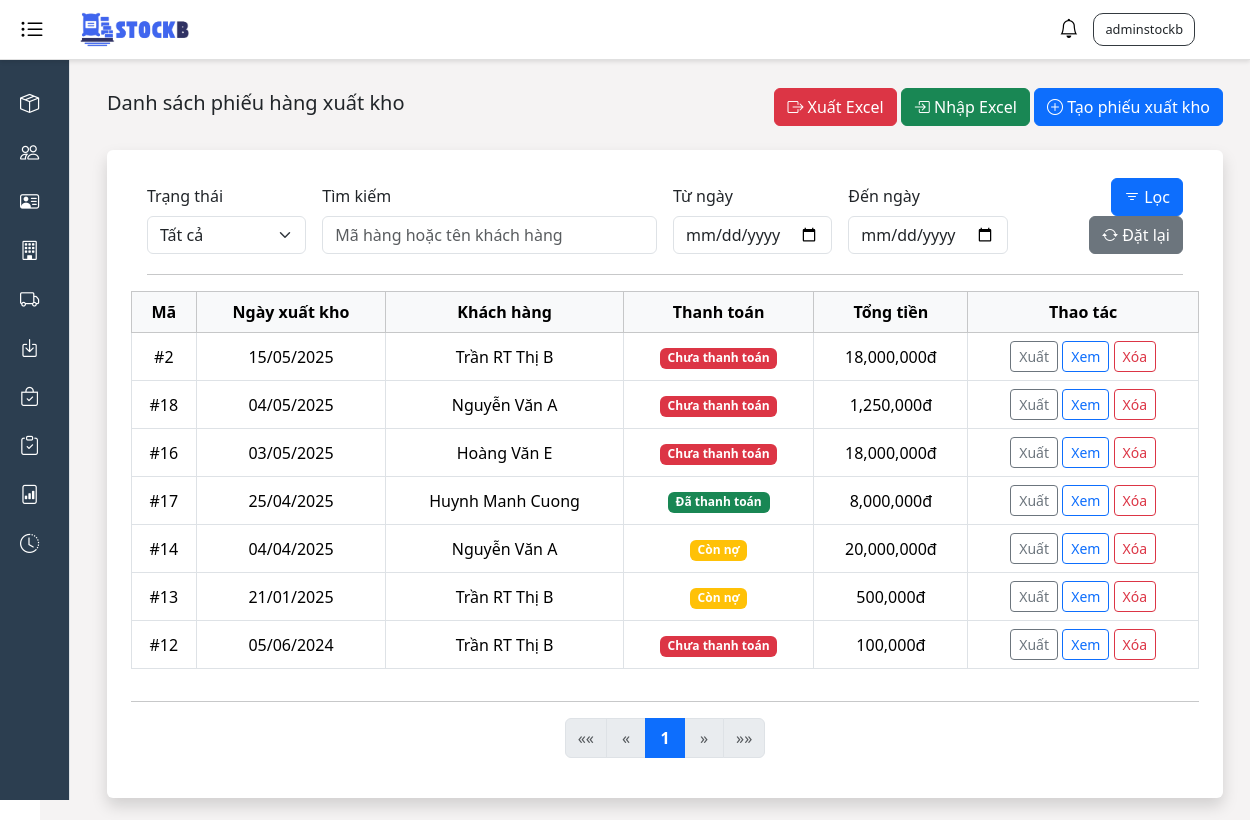
Screenshot of /stock-out/ (signed in) with the database file from the repository.
### stockb/models.py (models this page shows, shortened)
class StockOut(models.Model):
    PAYMENT_STATUS_CHOICES = [
        ('UNPAID', 'Chưa thanh toán'),
        ('PARTIALLY_PAID', 'Còn nợ'),
        ('PAID', 'Đã thanh toán'),
    ]
    export_date = models.DateField()
    payment_status = models.CharField(
        max_length=20,
        choices=PAYMENT_STATUS_CHOICES,
        default='UNPAID'
    )
    notes = models.TextField(blank=True)
    customer = models.ForeignKey(Customer, on_delete=models.SET_NULL, null="true")
    amount_paid = models.DecimalField(max_digits=20, decimal_places=0, default=0)
    created_by = models.ForeignKey(
        User,
        on_delete=models.SET_NULL,
        null=True,
        blank=True,
        related_name='stock_out_created'
    )
    updated_by = models.ForeignKey(
        User,
        on_delete=models.SET_NULL,
        null=True,
        blank=True,
        related_name='stock_out_updated'
    )
    created_at = models.DateTimeField(auto_now_add=True)
    updated_at = models.DateTimeField(auto_now=True)
    def total_amount(self):
        total = sum(
            detail.quantity * detail.selling_price * (1 - detail.discount / 100)
            for detail in self.stockoutdetail_set.all()
        )
        return total

### stockb/views/stock_out_views.py (the view, shortened to what this page needs)
# urls.py: path('stock-out/', stock_out_views.stock_out, name='stock_out'),
@login_required
def stock_out(request):
    stock_outs = StockOut.objects.all().order_by('-export_date')
    stock_out_list = []
    filter_type = request.GET.get('filter', 'all')
    search_text = request.GET.get('search', '')
    start_date = request.GET.get('start_date', '')
    end_date = request.GET.get('end_date', '')
    if filter_type == 'partially_paid':
        stock_outs = stock_outs.filter(payment_status='PARTIALLY_PAID')
    elif filter_type == 'paid':
        stock_outs = stock_outs.filter(payment_status='PAID')
    elif filter_type == 'unpaid':
        stock_outs = stock_outs.filter(payment_status='UNPAID')
    for stock_out in stock_outs:
        stock_out_list.append({
            'id': stock_out.id,
            'export_date': stock_out.export_date,
            'customer': f"{stock_out.customer.first_name} {stock_out.customer.last_name}",
            'payment_status': stock_out.payment_status,
            'total_amount': stock_out.total_amount(),
        })
    paginator = Paginator(stock_out_list, 10)
    page_number = request.GET.get('page')
    page_obj = paginator.get_page(page_number)
    context = {
        "title": "Trang xuất kho",
        'filter_type': filter_type,
        "stock_out_list": page_obj,
        "search_text": search_text,
        "start_date": start_date,
        "end_date": end_date,
    }
    return render(request, "stock_out/stock_out_list.html", context)

### stockb/context_processors.py (called while the page is built)
def notifications(request):
    return {
        'notifications': Notification.objects.all()[:50]
    }

### stockb/templates/stock_out/stock_out_list.html (shortened to what this page needs)
{% extends 'base.html' %}
{% load humanize %}
{% block content %}
    <div class="d-flex justify-content-between align-items-center mb-4">
      <h5>Danh sách phiếu hàng xuất kho</h5>
      <div>
            <a href="{% url 'export_all_stockout' %}?filter={{ filter_type }}&search={{ search_text|urlencode }}&start_date={{ start_date }}&end_date={{ end_date }}" class="btn btn-danger">
                <i class="bi bi-box-arrow-right"></i>
                Xuất Excel
            </a>
            <a href="{% url 'import_stockout' %}" class="btn btn-success">
                <i class="bi bi-box-arrow-in-right"></i>
                Nhập Excel
            </a>
            <a href="create" class="btn btn-primary">
              <i class="bi bi-plus-circle"></i>
              Tạo phiếu xuất kho
            </a>
        </div>
    </div>
    <div class="container bg-white p-4 rounded shadow">
        <div class="container mb-2">
          <form method="GET" class="p-1">
            <div class="row g-3 align-items-end">
              <div class="col-md-2">
                <label for="filter" class="form-label">Trạng thái</label>
                <select name="filter" id="filter" class="form-select">
                    <option value="all" {% if filter_type == 'all' %}selected{% endif %}>Tất cả</option>
                </select>
              </div>
              <div class="col-md-4">
                <label for="search" class="form-label">Tìm kiếm</label>
                <input type="text" name="search" id="search" class="form-control"
                       placeholder="Mã hàng hoặc tên khách hàng" value="{{ search_text }}">
              </div>
              <div class="col-md-2">
                <label for="start_date" class="form-label">Từ ngày</label>
                <input type="date" name="start_date" id="start_date"
                       class="form-control" placeholder="DD/MM/YYYY" value="{{ start_date }}">
              </div>
              <div class="col-md-2">
                <label for="end_date" class="form-label">Đến ngày</label>
                <input type="date" name="end_date" id="end_date"
                       class="form-control" placeholder="DD/MM/YYYY" value="{{ end_date }}">
              </div>
                <div class="col-2 text-end">
                    <button type="submit" class="btn btn-primary">
                        <i class="bi bi-filter"></i> Lọc
                    </button>
                    <a href="{% url 'stock_in' %}" class="btn btn-secondary">
                        <i class="bi bi-arrow-repeat"></i> Đặt lại
                    </a>
                </div>
              <div class="col-12">
                 <hr class="my-1">
              </div>
            </div>
          </form>
        </div>
        <div class="table-responsive">
          <table class="table table-bordered align-middle text-center">
            <thead class="table-light">
              <tr>
                <th scope="col">Mã</th>
                <th scope="col">Ngày xuất kho</th>
                <th scope="col">Khách hàng</th>
                <th scope="col">Thanh toán</th>
                <th scope="col">Tổng tiền</th>
                <th scope="col">Thao tác</th>
              </tr>
            </thead>
            {% for item in stock_out_list %}
            <tbody>
              <tr>
                <td>#{{item.id}}</td>
                <td>{{item.export_date|date:"d/m/Y"}}</td>
                <td>{{item.customer}}</td>
                <td>
                  {% if item.payment_status == "PAID" %}
                    <span class="badge bg-success">Đã thanh toán</span>
                  {% elif item.payment_status == "PARTIALLY_PAID" %}
                    <span class="badge bg-warning">Còn nợ</span>
                  {% else %}
                    <span class="badge bg-danger">Chưa thanh toán</span>
                  {% endif %}
                </td>
                <td>{{ item.total_amount|floatformat:0|intcomma }}đ</td>
                <td>
                  <a href="{% url 'export_single_stockout' stockout_id=item.id %}" class="btn btn-sm btn-outline-secondary">Xuất</a>
                  <a href="{% url 'stock_out_update' item.id %}" class="btn btn-sm btn-outline-primary">Xem</a>
                  <form method="POST" action="{% url 'stock_out_delete' pk=item.id %}" style="display:inline;" onsubmit="return confirm('Bạn có chắc chắn muốn xóa đơn xuất này không?');">
                            <button type="submit" class="btn btn-sm btn-outline-danger">Xóa</button>
                  </form>
                </td>
              </tr>
            </tbody>
            {% endfor %}
          </table>
    </div>
      {% include 'Pagination/pagination.html' with page_obj=stock_out_list %}
  </div>
{% endblock %}

### templates/base.html (shortened to what this page needs)
<!DOCTYPE html>
<html lang="vi">
{% load static %}
<head>
    <link href="https://cdn.jsdelivr.net/npm/bootstrap@5.3.3/dist/css/bootstrap.min.css" rel="stylesheet">
    <link rel="stylesheet" href="https://cdnjs.cloudflare.com/ajax/libs/bootstrap-icons/1.11.3/font/bootstrap-icons.min.css">
    <link rel="stylesheet" href="https://cdnjs.cloudflare.com/ajax/libs/toastr.js/latest/toastr.min.css">
    <link rel="stylesheet" href="{% static 'styles.css' %}">
</head>
<body>
    <div class="header">
        <div class="left-container">
            <button class="hamburger active" id="toggleSidebar" aria-label="Toggle sidebar">
                <i class="bi bi-list-ul"></i>
            </button>
            <img src="{% static 'images/stockb-logo.png' %}" alt="StockB Logo" />
        </div>
        <div class="d-flex align-items-center">
            {% if user.is_authenticated %}
                <div class="dropdown">
                    <button class="notification-btn" id="notificationDropdown" data-bs-toggle="dropdown" aria-expanded="false" aria-label="Thông báo">
                        <i class="bi bi-bell"></i>
                    </button>
                </div>
                <div class="dropdown name-user">
                    <button class="dropdown-toggle text-dark bg-transparent border-0" id="dropdownMenuButton1"
                        data-bs-toggle="dropdown" aria-expanded="false">
                        {{ user.username }}
                    </button>
                </div>
            {% else %}
                <div class="name-user">
                    <a class="bg-transparent text-dark border-0 text-decoration-none" href="{% url 'login' %}">Đăng nhập</a>
                </div>
            {% endif %}
        </div>
    </div>
    <div class="sidebar sidebar-collapsed active" id="sidebar">
        <a href="#" data-bs-toggle="collapse" data-bs-target="#sanphamSubmenu" aria-expanded="false">
            <i class="bi bi-box-seam"></i><span class="menu-text">Sản phẩm</span>
        </a>
        <a href="/customers"><i class="bi bi-people"></i><span class="menu-text">Khách hàng</span> </a>
        <a href="/supplier"><i class="bi bi-person-vcard"></i><span class="menu-text">Nhà cung cấp</span> </a>
        <a href="/units"><i class="bi bi-building"></i><span class="menu-text">Đơn vị</span></a>
        <a href="/stock-out"><i class="bi bi-truck"></i><span class="menu-text">Xuất kho</span></a>
        <a href="/stock-in"><i class="bi bi-box-arrow-in-down"></i><span class="menu-text">Nhập kho</span></a>
        <a href="#" data-bs-toggle="collapse" data-bs-target="#kiemkeSubmenu" aria-expanded="false">
            <i class="bi bi-bag-check"></i></i><span class="menu-text">Kiểm tra sản phẩm</span>
        </a>
        <a href="/inventory-check"><i class="bi bi-clipboard-check"></i><span class="menu-text">Kiểm kê</span></a>
        <a href="/report"><i class="bi bi-file-bar-graph"></i><span class="menu-text">Báo cáo</span></a>
        <a href="/activity-log"><i class="bi bi-clock-history"></i><span class="menu-text">Lịch sử hoạt động</span></a>
    </div>
    <div class="main-content expanded">
        <div class="container mt-5">
            {% block content %}{% endblock %}
        </div>
    </div>
</body>
</html>

### static/styles.css (style rules this page uses)
body { overflow-x: hidden; }
.header { height: 60px; width: 100%; background-color: #ffffff; border-bottom: 1px solid #e0e0e0; padding: 10px 20px; display: flex; align-items: center; justify-content: space-between; box-shadow: 0 2px 4px rgba(0, 0, 0, 0.1); position: fixed; top: 0; left: 0; z-index: 1000; }
.header .left-container { display: flex; align-items: center; }
.header .name-user { border: #343a40 solid 1px; padding: 5px; border-radius: 10px; font-size: 80%; margin-right: 35px; font-weight: 600; }
.header img { width: 120px; height: 40px; object-fit: cover; margin-left: 30px; }
.notification-btn { position: relative; margin-right: 15px; background: none; border: none; padding: 0; }
.notification-btn .bi-bell { font-size: 1.2rem; }
.name-user .dropdown-toggle::after { display: none; }
.sidebar { width: 250px; background-color: #2c3e50; color: #ffffff; height: calc(100vh - 60px); position: fixed; top: 60px; left: 0; padding-top: 20px; overflow-y: auto; border-right: 1px solid #dee2e6; }
.sidebar.sidebar-collapsed { width: 70px; }
.sidebar a { color: #ffffff; text-decoration: none; display: flex; align-items: center; padding: 10px 20px; font-weight: 500; }
.sidebar.sidebar-collapsed a { justify-content: center; }
.sidebar i { margin-right: 10px; font-size: 1.2rem; min-width: 20px; text-align: center; }
.main-content { margin-left: 250px; margin-top: 20px; padding: 20px; background: #F5F3F3; min-height: 100vh ; width: calc(100% - 250px); transition: margin-left 0.0s; }
.main-content.expanded { margin-left: 5vh; width: 100%; }
.hamburger { font-size: 1.5rem; background: none; border: none; cursor: pointer; padding: var(--spacing-sm); border-radius: var(--border-radius); }
.hamburger i { line-height: 1; color: #DC3545; }
.hamburger.active i { color: #000000; }

### rows the page displays
StockOut: export_date "15/05/2025"
StockOut: export_date "04/05/2025"
StockOut: export_date "03/05/2025"
StockOut: export_date "25/04/2025"
StockOut: export_date "04/04/2025"
StockOut: export_date "21/01/2025"
StockOut: export_date "05/06/2024"

### other values shown
{{ user.username }} "adminstockb"
{{ item.id }} "2" "18" "16" "17" "14" "13" "12"
{{ item.customer }} "Trần RT Thị B" "Nguyễn Văn A" "Hoàng Văn E" "Huynh Manh Cuong" "Nguyễn Văn A" "Trần RT Thị B" "Trần RT Thị B"
{{ item.total_amount|floatformat:0|intcomma }} "18,000,000" "1,250,000" "18,000,000" "8,000,000" "20,000,000" "500,000" "100,000"
{{ i }} "1"
